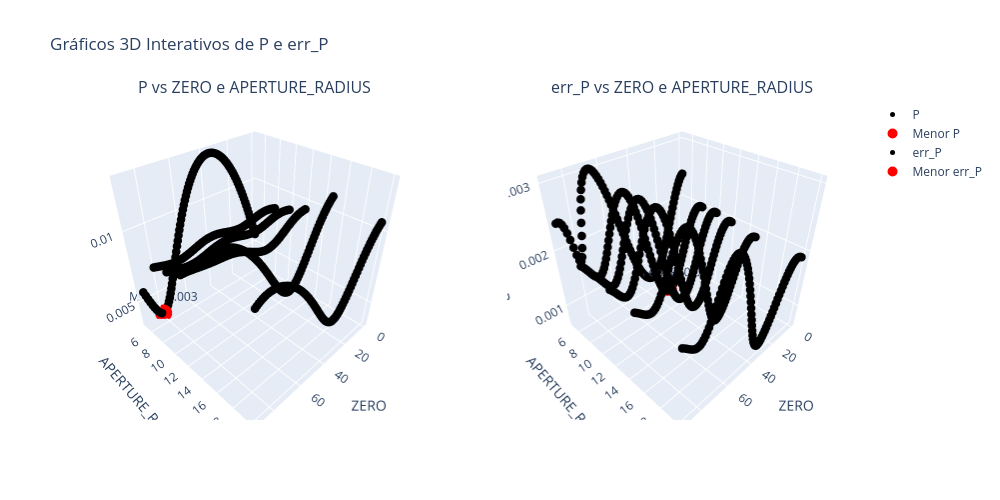
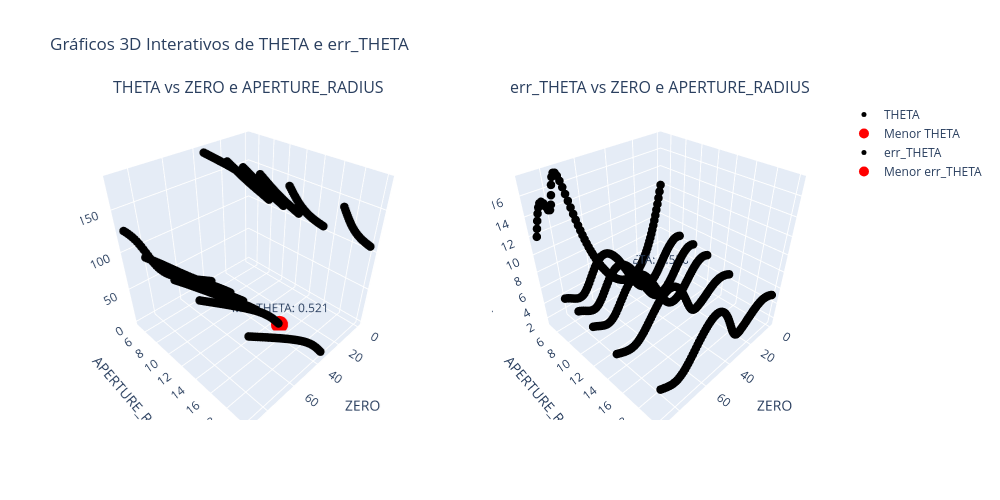
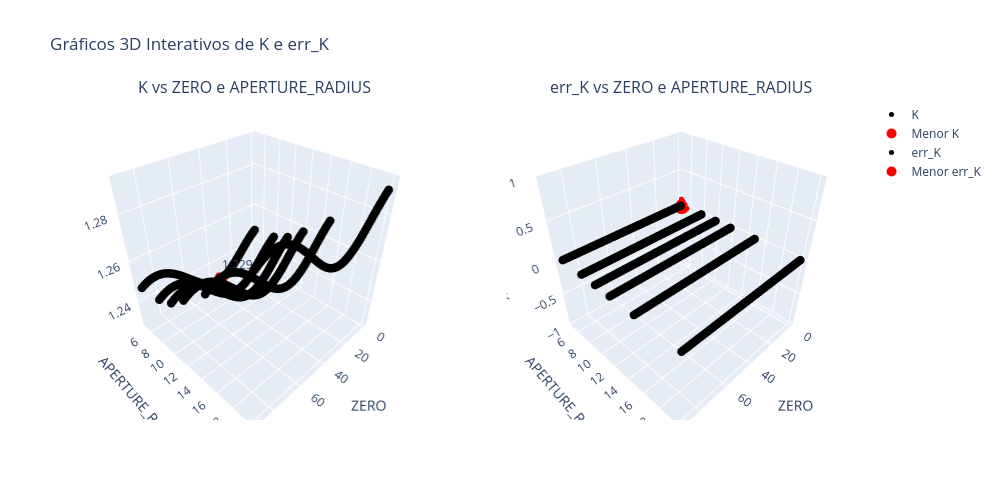
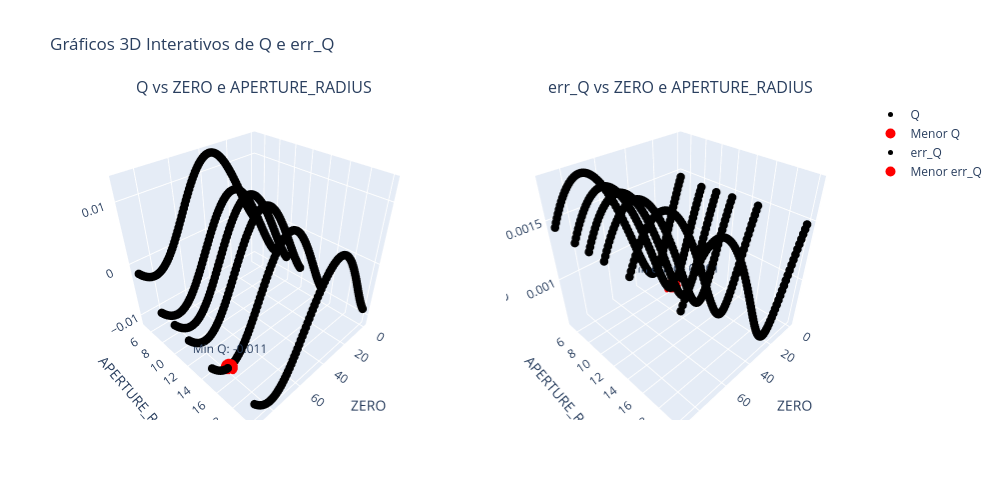

The notebook cell saved with these charts, in order:
### Code cell
# Lista de variáveis que queremos analisar
variables = ["P", "THETA", "K", "Q", "U", "V"]

# Criar gráficos para cada variável
for var in variables:
    # Criando listas para armazenar os dados
    values = []
    errors = []
    zero_values = []
    aper_values = []

    # Percorrendo a matriz 3D para coletar os dados
    for j in range(len(range_aper)):
        for i in range(len(range_zero)):
            value = produto3D[j][i][var].nominal  # Valor principal
            error = produto3D[j][i][var].std_dev  # Desvio padrão
            zero = produto3D[j][i]['ZERO'].nominal
            aper = produto3D[j][i]['APERTURE_RADIUS']
            
            values.append(value)
            errors.append(error)
            zero_values.append(zero)
            aper_values.append(aper)

    # Encontrando os menores valores
    min_value_index = np.argmin(values)
    min_value = values[min_value_index]
    min_value_zero = zero_values[min_value_index]
    min_value_aper = aper_values[min_value_index]

    min_error_index = np.argmin(errors)
    min_error = errors[min_error_index]
    min_error_zero = zero_values[min_error_index]
    min_error_aper = aper_values[min_error_index]

    # Exibir os valores mínimos encontrados
    print(f"Menor {var} encontrado: {min_value:.3f}")
    print(f"ZERO correspondente: {min_value_zero:.3f}")
    print(f"APERTURE_RADIUS correspondente: {min_value_aper:.3f}\n")

    print(f"Menor err_{var} encontrado: {min_error:.3f}")
    print(f"ZERO correspondente: {min_error_zero:.3f}")
    print(f"APERTURE_RADIUS correspondente: {min_error_aper:.3f}\n")

    # Criando o layout de múltiplos gráficos
    fig = make_subplots(
        rows=1, cols=2,
        specs=[[{"type": "scatter3d"}, {"type": "scatter3d"}]],  # Definição dos gráficos 3D
        subplot_titles=[f"{var} vs ZERO e APERTURE_RADIUS", f"err_{var} vs ZERO e APERTURE_RADIUS"]
    )

    # Adicionando o gráfico da variável
    fig.add_trace(go.Scatter3d(
        x=zero_values, y=aper_values, z=values,
        mode='markers',
        marker=dict(size=5, color='black'),
        name=f'{var}'
    ), row=1, col=1)

    # Destacando o menor valor da variável
    fig.add_trace(go.Scatter3d(
        x=[min_value_zero], y=[min_value_aper], z=[min_value],
        mode='markers+text',
        marker=dict(size=10, color='red'),
        text=[f"Min {var}: {min_value:.3f}"],
        textposition="top center",
        name=f'Menor {var}'
    ), row=1, col=1)

    # Adicionando o gráfico do erro da variável
    fig.add_trace(go.Scatter3d(
        x=zero_values, y=aper_values, z=errors,
        mode='markers',
        marker=dict(size=5, color='black'),
        name=f'err_{var}'
    ), row=1, col=2)

    # Destacando o menor valor do erro
    fig.add_trace(go.Scatter3d(
        x=[min_error_zero], y=[min_error_aper], z=[min_error],
        mode='markers+text',
        marker=dict(size=10, color='red'),
        text=[f"Min err_{var}: {min_error:.3f}"],
        textposition="top center",
        name=f'Menor err_{var}'
    ), row=1, col=2)

    # Ajustando os rótulos e o tamanho do gráfico
    fig.update_layout(
        title=f"Gráficos 3D Interativos de {var} e err_{var}",
        width=1000,  # Aumenta a largura para caber os dois gráficos
        height=500,  # Ajusta a altura
        scene=dict(
            xaxis_title="ZERO",
            yaxis_title="APERTURE_RADIUS",
            zaxis_title=f"{var}"
        ),
        scene2=dict(
            xaxis_title="ZERO",
            yaxis_title="APERTURE_RADIUS",
            zaxis_title=f"err_{var}"
        )
    )

    # Exibir o gráfico interativo
    fig.show()

### Figure 1 — Plotly figure (JSON) as saved in the notebook; plotly's stock layout.template omitted (floating-point values rounded to 4 significant figures; data arrays with more than 128 entries replaced by an {"elided": "..."} marker saying what was removed)
{"data": [{"marker": {"color": "black", "size": 5}, "mode": "markers", "name": "P", "scene": "scene", "type": "scatter3d", "x": {"elided": "1547 int values"}, "y": {"elided": "1547 int values"}, "z": {"elided": "1547 float values"}}, {"marker": {"color": "red", "size": 10}, "mode": "markers+text", "name": "Menor P", "scene": "scene", "text": ["Min P: 0.003"], "textposition": "top center", "type": "scatter3d", "x": [80], "y": [5], "z": [0.003452]}, {"marker": {"color": "black", "size": 5}, "mode": "markers", "name": "err_P", "scene": "scene2", "type": "scatter3d", "x": {"elided": "1547 int values"}, "y": {"elided": "1547 int values"}, "z": {"elided": "1547 float values"}}, {"marker": {"color": "red", "size": 10}, "mode": "markers+text", "name": "Menor err_P", "scene": "scene2", "text": ["Min err_P: 0.001"], "textposition": "top center", "type": "scatter3d", "x": [31], "y": [8], "z": [0.0006725]}], "layout": {"annotations": [{"font": {"size": 16}, "showarrow": false, "text": "P vs ZERO e APERTURE_RADIUS", "x": 0.225, "xanchor": "center", "xref": "paper", "y": 1, "yanchor": "bottom", "yref": "paper"}, {"font": {"size": 16}, "showarrow": false, "text": "err_P vs ZERO e APERTURE_RADIUS", "x": 0.775, "xanchor": "center", "xref": "paper", "y": 1, "yanchor": "bottom", "yref": "paper"}], "height": 500, "scene": {"domain": {"x": [0, 0.45], "y": [0, 1]}, "xaxis": {"title": {"text": "ZERO"}}, "yaxis": {"title": {"text": "APERTURE_RADIUS"}}, "zaxis": {"title": {"text": "P"}}}, "scene2": {"domain": {"x": [0.55, 1], "y": [0, 1]}, "xaxis": {"title": {"text": "ZERO"}}, "yaxis": {"title": {"text": "APERTURE_RADIUS"}}, "zaxis": {"title": {"text": "err_P"}}}, "title": {"text": "Gráficos 3D Interativos de P e err_P"}, "width": 1000}}

### Figure 2 — Plotly figure (JSON) as saved in the notebook; plotly's stock layout.template omitted (floating-point values rounded to 4 significant figures; data arrays with more than 128 entries replaced by an {"elided": "..."} marker saying what was removed)
{"data": [{"marker": {"color": "black", "size": 5}, "mode": "markers", "name": "THETA", "scene": "scene", "type": "scatter3d", "x": {"elided": "1547 int values"}, "y": {"elided": "1547 int values"}, "z": {"elided": "1547 float values"}}, {"marker": {"color": "red", "size": 10}, "mode": "markers+text", "name": "Menor THETA", "scene": "scene", "text": ["Min THETA: 0.521"], "textposition": "top center", "type": "scatter3d", "x": [34], "y": [15], "z": [0.521]}, {"marker": {"color": "black", "size": 5}, "mode": "markers", "name": "err_THETA", "scene": "scene2", "type": "scatter3d", "x": {"elided": "1547 int values"}, "y": {"elided": "1547 int values"}, "z": {"elided": "1547 float values"}}, {"marker": {"color": "red", "size": 10}, "mode": "markers+text", "name": "Menor err_THETA", "scene": "scene2", "text": ["Min err_THETA: 1.530"], "textposition": "top center", "type": "scatter3d", "x": [30], "y": [5], "z": [1.53]}], "layout": {"annotations": [{"font": {"size": 16}, "showarrow": false, "text": "THETA vs ZERO e APERTURE_RADIUS", "x": 0.225, "xanchor": "center", "xref": "paper", "y": 1, "yanchor": "bottom", "yref": "paper"}, {"font": {"size": 16}, "showarrow": false, "text": "err_THETA vs ZERO e APERTURE_RADIUS", "x": 0.775, "xanchor": "center", "xref": "paper", "y": 1, "yanchor": "bottom", "yref": "paper"}], "height": 500, "scene": {"domain": {"x": [0, 0.45], "y": [0, 1]}, "xaxis": {"title": {"text": "ZERO"}}, "yaxis": {"title": {"text": "APERTURE_RADIUS"}}, "zaxis": {"title": {"text": "THETA"}}}, "scene2": {"domain": {"x": [0.55, 1], "y": [0, 1]}, "xaxis": {"title": {"text": "ZERO"}}, "yaxis": {"title": {"text": "APERTURE_RADIUS"}}, "zaxis": {"title": {"text": "err_THETA"}}}, "title": {"text": "Gráficos 3D Interativos de THETA e err_THETA"}, "width": 1000}}

### Figure 3 — Plotly figure (JSON) as saved in the notebook; plotly's stock layout.template omitted (floating-point values rounded to 4 significant figures; data arrays with more than 128 entries replaced by an {"elided": "..."} marker saying what was removed)
{"data": [{"marker": {"color": "black", "size": 5}, "mode": "markers", "name": "K", "scene": "scene", "type": "scatter3d", "x": {"elided": "1547 int values"}, "y": {"elided": "1547 int values"}, "z": {"elided": "1547 float values"}}, {"marker": {"color": "red", "size": 10}, "mode": "markers+text", "name": "Menor K", "scene": "scene", "text": ["Min K: 1.229"], "textposition": "top center", "type": "scatter3d", "x": [35], "y": [5], "z": [1.229]}, {"marker": {"color": "black", "size": 5}, "mode": "markers", "name": "err_K", "scene": "scene2", "type": "scatter3d", "x": {"elided": "1547 int values"}, "y": {"elided": "1547 int values"}, "z": {"elided": "1547 int values"}}, {"marker": {"color": "red", "size": 10}, "mode": "markers+text", "name": "Menor err_K", "scene": "scene2", "text": ["Min err_K: 0.000"], "textposition": "top center", "type": "scatter3d", "x": [0], "y": [5], "z": [0]}], "layout": {"annotations": [{"font": {"size": 16}, "showarrow": false, "text": "K vs ZERO e APERTURE_RADIUS", "x": 0.225, "xanchor": "center", "xref": "paper", "y": 1, "yanchor": "bottom", "yref": "paper"}, {"font": {"size": 16}, "showarrow": false, "text": "err_K vs ZERO e APERTURE_RADIUS", "x": 0.775, "xanchor": "center", "xref": "paper", "y": 1, "yanchor": "bottom", "yref": "paper"}], "height": 500, "scene": {"domain": {"x": [0, 0.45], "y": [0, 1]}, "xaxis": {"title": {"text": "ZERO"}}, "yaxis": {"title": {"text": "APERTURE_RADIUS"}}, "zaxis": {"title": {"text": "K"}}}, "scene2": {"domain": {"x": [0.55, 1], "y": [0, 1]}, "xaxis": {"title": {"text": "ZERO"}}, "yaxis": {"title": {"text": "APERTURE_RADIUS"}}, "zaxis": {"title": {"text": "err_K"}}}, "title": {"text": "Gráficos 3D Interativos de K e err_K"}, "width": 1000}}

### Figure 4 — Plotly figure (JSON) as saved in the notebook; plotly's stock layout.template omitted (floating-point values rounded to 4 significant figures; data arrays with more than 128 entries replaced by an {"elided": "..."} marker saying what was removed)
{"data": [{"marker": {"color": "black", "size": 5}, "mode": "markers", "name": "Q", "scene": "scene", "type": "scatter3d", "x": {"elided": "1547 int values"}, "y": {"elided": "1547 int values"}, "z": {"elided": "1547 float values"}}, {"marker": {"color": "red", "size": 10}, "mode": "markers+text", "name": "Menor Q", "scene": "scene", "text": ["Min Q: -0.011"], "textposition": "top center", "type": "scatter3d", "x": [79], "y": [15], "z": [-0.01132]}, {"marker": {"color": "black", "size": 5}, "mode": "markers", "name": "err_Q", "scene": "scene2", "type": "scatter3d", "x": {"elided": "1547 int values"}, "y": {"elided": "1547 int values"}, "z": {"elided": "1547 float values"}}, {"marker": {"color": "red", "size": 10}, "mode": "markers+text", "name": "Menor err_Q", "scene": "scene2", "text": ["Min err_Q: 0.001"], "textposition": "top center", "type": "scatter3d", "x": [26], "y": [8], "z": [0.0005796]}], "layout": {"annotations": [{"font": {"size": 16}, "showarrow": false, "text": "Q vs ZERO e APERTURE_RADIUS", "x": 0.225, "xanchor": "center", "xref": "paper", "y": 1, "yanchor": "bottom", "yref": "paper"}, {"font": {"size": 16}, "showarrow": false, "text": "err_Q vs ZERO e APERTURE_RADIUS", "x": 0.775, "xanchor": "center", "xref": "paper", "y": 1, "yanchor": "bottom", "yref": "paper"}], "height": 500, "scene": {"domain": {"x": [0, 0.45], "y": [0, 1]}, "xaxis": {"title": {"text": "ZERO"}}, "yaxis": {"title": {"text": "APERTURE_RADIUS"}}, "zaxis": {"title": {"text": "Q"}}}, "scene2": {"domain": {"x": [0.55, 1], "y": [0, 1]}, "xaxis": {"title": {"text": "ZERO"}}, "yaxis": {"title": {"text": "APERTURE_RADIUS"}}, "zaxis": {"title": {"text": "err_Q"}}}, "title": {"text": "Gráficos 3D Interativos de Q e err_Q"}, "width": 1000}}
